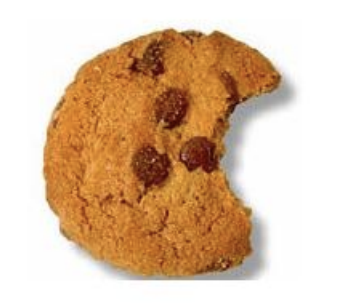
#> input picture cookies/cookie3.png, 352 x 306 px, found by its file name
$ python cookies.py
#> lines starting #> are read from the running program, lines starting #| are printed output that depends on the picture; after the words box and inside, x2 and y2 are one past the last pixel; in counts of white or black regions, pixels touching at a corner belong together
import cv2 as cv
import numpy as np


def process_cookie_images(image_paths: list[str]) -> None:
    kernel = cv.getStructuringElement(cv.MORPH_ELLIPSE, (5, 5))
    previous_equalized = None
    base_size = None  # (width, height)

    for index, image_path in enumerate(image_paths):
        original_gray = cv.imread(image_path, cv.IMREAD_GRAYSCALE)
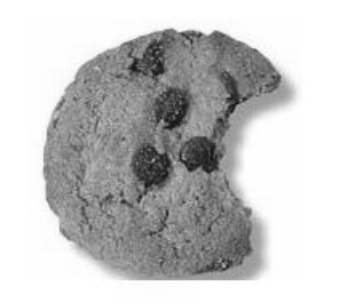
#> original_gray: shape (306, 352); min 12, max 255, mean 199.1
        if original_gray is None:
            print(f"Failed to load image: {image_path}")
            continue

        equalized = cv.equalizeHist(original_gray)
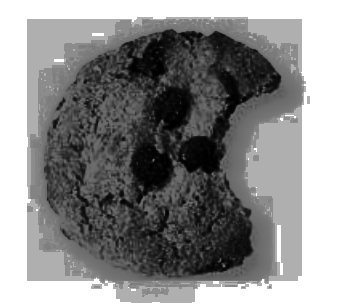
#> equalized: shape (306, 352); min 0, max 255, mean 142.7

        if base_size is None:
            base_size = (equalized.shape[1], equalized.shape[0])
#> base_size = (352, 306)
        else:
            if (equalized.shape[1], equalized.shape[0]) != base_size:
                equalized = cv.resize(equalized, base_size)
        print (index) # debug
        if previous_equalized is None:
            opened = cv.morphologyEx(equalized, cv.MORPH_OPEN, kernel)
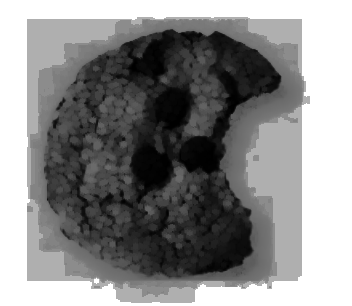
#> opened: shape (306, 352); min 0, max 255, mean 138.9
            opened = cv.threshold(opened, 127, 255, cv.THRESH_BINARY)[1]
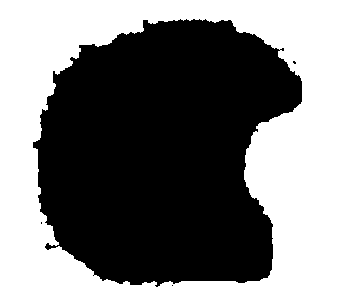
#> opened: shape (306, 352); 49.8% white; 1 white region, box (x1, y1, x2, y2) and area: (0, 0, 352, 306) 53599
            opened = cv.dilate(opened, kernel, iterations=3)
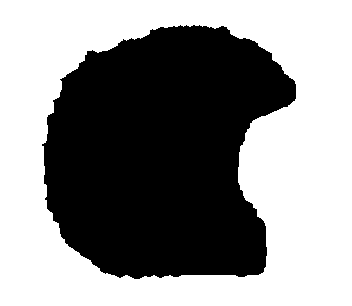
#> opened: shape (306, 352); 55.3% white; 1 black region

            contours, _ = cv.findContours(opened, cv.RETR_EXTERNAL, cv.CHAIN_APPROX_NONE)
#> contours = 1 contour; box (x1, y1, x2, y2) and area: (0, 0, 352, 306) 107055

            contour_mask = np.zeros_like(opened)
            cv.drawContours(contour_mask, contours, -1, 255, 10)
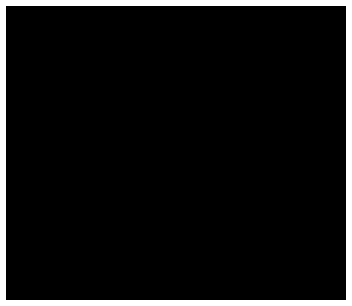
#> contour_mask: shape (306, 352); 7.2% white; 1 white region, box (x1, y1, x2, y2) and area: (0, 0, 352, 306) 7752

            cv.imshow(f'Opening (first): {image_path}', opened)
            cv.imshow(f'Contours (first): {image_path}', contour_mask)
            print(f'Contours detected in {image_path}: {len(contours)}')
#| Contours detected in cookies/cookie3.png: 1
        else:
            change = cv.absdiff(equalized, previous_equalized)
            opened = cv.morphologyEx(change, cv.MORPH_OPEN, kernel)
            opened = cv.threshold(opened, 127, 255, cv.THRESH_BINARY)[1]
            opened = cv.dilate(opened, kernel, iterations=3)

            contours, _ = cv.findContours(opened, cv.RETR_EXTERNAL, cv.CHAIN_APPROX_NONE)

            contour_mask = np.zeros_like(opened)
            cv.drawContours(contour_mask, contours, -1, 255, 10)

            cv.imshow(f'Opening: {image_path}', opened)
            cv.imshow(f'Contours: {image_path}', contour_mask)
            print(f'Contours detected in {image_path}: {len(contours)}')

        previous_equalized = equalized
#> pass 2 of the loop in process_cookie_images, `for index, image_path in enumerate(image_paths):`:
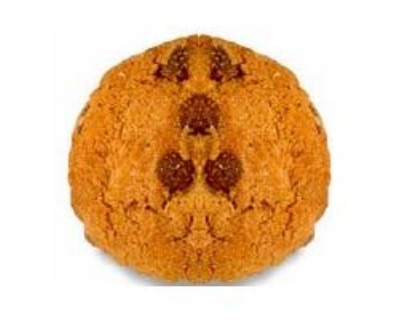
#> input picture cookies/cookie.png, 412 x 326 px, found by its file name
#> original_gray: shape (326, 412)
#> in process_cookie_images, `opened = cv.dilate(opened, kernel, iterations=3)`:
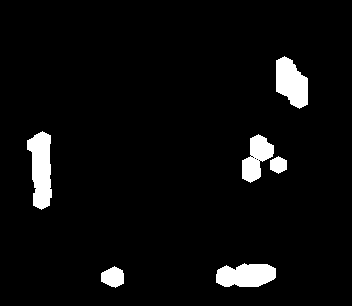
#> opened: shape (306, 352); 4.8% white; 6 white regions
#> in process_cookie_images, `contours, _ = cv.findContours(opened, cv.RETR_EXTERNAL, cv.CHAIN_APPRO..`: contours = 6 contours; box (x1, y1, x2, y2) and area: (27, 131, 52, 210) 1300, (276, 56, 308, 109) 1110, (216, 263, 276, 287) 1086, (242, 134, 274, 183) 828, (101, 266, 124, 288) 333, (270, 156, 287, 174) 200
#> in process_cookie_images, `cv.drawContours(contour_mask, contours, -1, 255, 10)`:
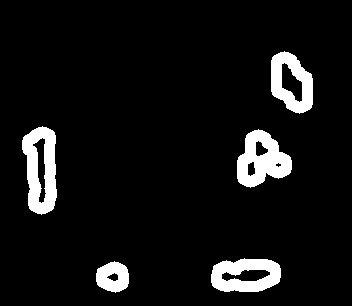
#> contour_mask: shape (306, 352); 7.3% white; 5 white regions, box (x1, y1, x2, y2) and area: (22, 126, 57, 215) 2022, (237, 129, 292, 188) 1926, (211, 258, 281, 292) 1635, (271, 51, 313, 114) 1536, (96, 261, 129, 293) 755
#| Contours detected in cookies/cookie.png: 6
#> pass 3 of the loop in process_cookie_images, `for index, image_path in enumerate(image_paths):`:
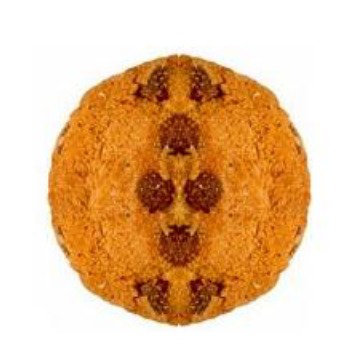
#> input picture cookies/cookie2.png, 344 x 354 px, found by its file name
#> original_gray: shape (354, 344)
#> in process_cookie_images, `opened = cv.dilate(opened, kernel, iterations=3)`:
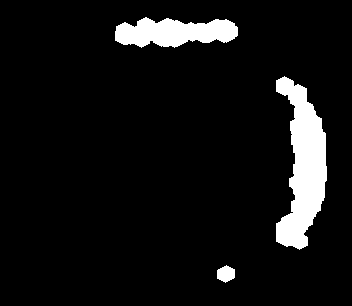
#> opened: shape (306, 352); 7.3% white; 3 white regions
#> in process_cookie_images, `contours, _ = cv.findContours(opened, cv.RETR_EXTERNAL, cv.CHAIN_APPRO..`: contours = 3 contours; box (x1, y1, x2, y2) and area: (276, 76, 327, 250) 4810, (115, 17, 238, 48) 2508, (217, 265, 235, 283) 208
#> in process_cookie_images, `cv.drawContours(contour_mask, contours, -1, 255, 10)`:
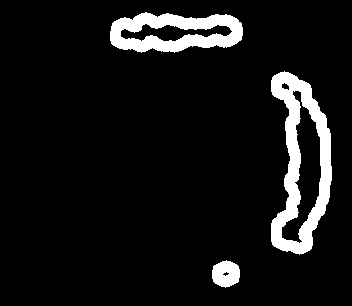
#> contour_mask: shape (306, 352); 8.1% white; 3 white regions, box (x1, y1, x2, y2) and area: (271, 71, 332, 255) 4845, (110, 12, 243, 53) 3256, (212, 260, 240, 288) 592
#| Contours detected in cookies/cookie2.png: 3


imgs = [
    'cookies/cookie3.png',
    'cookies/cookie.png',
    'cookies/cookie2.png',
]

process_cookie_images(imgs)

cv.waitKey(0)
cv.destroyAllWindows()
